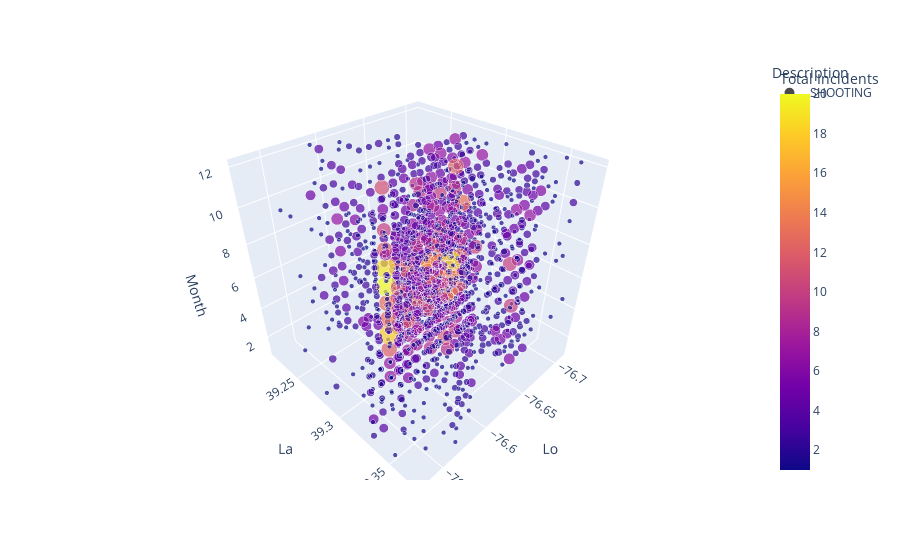

This figure's notebook cell:
### Code cell
px.scatter_3d(test.groupby(["Lo","La",'Month','Description']).sum().reset_index(), x="Lo", y="La", z="Month", 
              color='Total Incidents',
             size='Total Incidents',
              symbol='Description'
              
             )

### Figure 1 — Plotly figure (JSON) as saved in the notebook; plotly's stock layout.template omitted (floating-point values rounded to 4 significant figures; data arrays with more than 128 entries replaced by an {"elided": "..."} marker saying what was removed)
{"data": [{"hovertemplate": "Description=SHOOTING<br>Lo=%{x}<br>La=%{y}<br>Month=%{z}<br>Total Incidents=%{marker.color}<extra></extra>", "legendgroup": "SHOOTING", "marker": {"color": {"elided": "1185 int values"}, "coloraxis": "coloraxis", "size": {"elided": "1185 int values"}, "sizemode": "area", "sizeref": 0.05, "symbol": "circle"}, "mode": "markers", "name": "SHOOTING", "scene": "scene", "showlegend": true, "type": "scatter3d", "x": {"elided": "1185 float values"}, "y": {"elided": "1185 float values"}, "z": {"elided": "1185 int values"}}], "layout": {"coloraxis": {"colorbar": {"title": {"text": "Total Incidents"}}, "colorscale": [[0, "#0d0887"], [0.1111, "#46039f"], [0.2222, "#7201a8"], [0.3333, "#9c179e"], [0.4444, "#bd3786"], [0.5556, "#d8576b"], [0.6667, "#ed7953"], [0.7778, "#fb9f3a"], [0.8889, "#fdca26"], [1, "#f0f921"]]}, "legend": {"itemsizing": "constant", "title": {"text": "Description"}, "tracegroupgap": 0}, "margin": {"t": 60}, "scene": {"domain": {"x": [0, 1], "y": [0, 1]}, "xaxis": {"title": {"text": "Lo"}}, "yaxis": {"title": {"text": "La"}}, "zaxis": {"title": {"text": "Month"}}}}}
